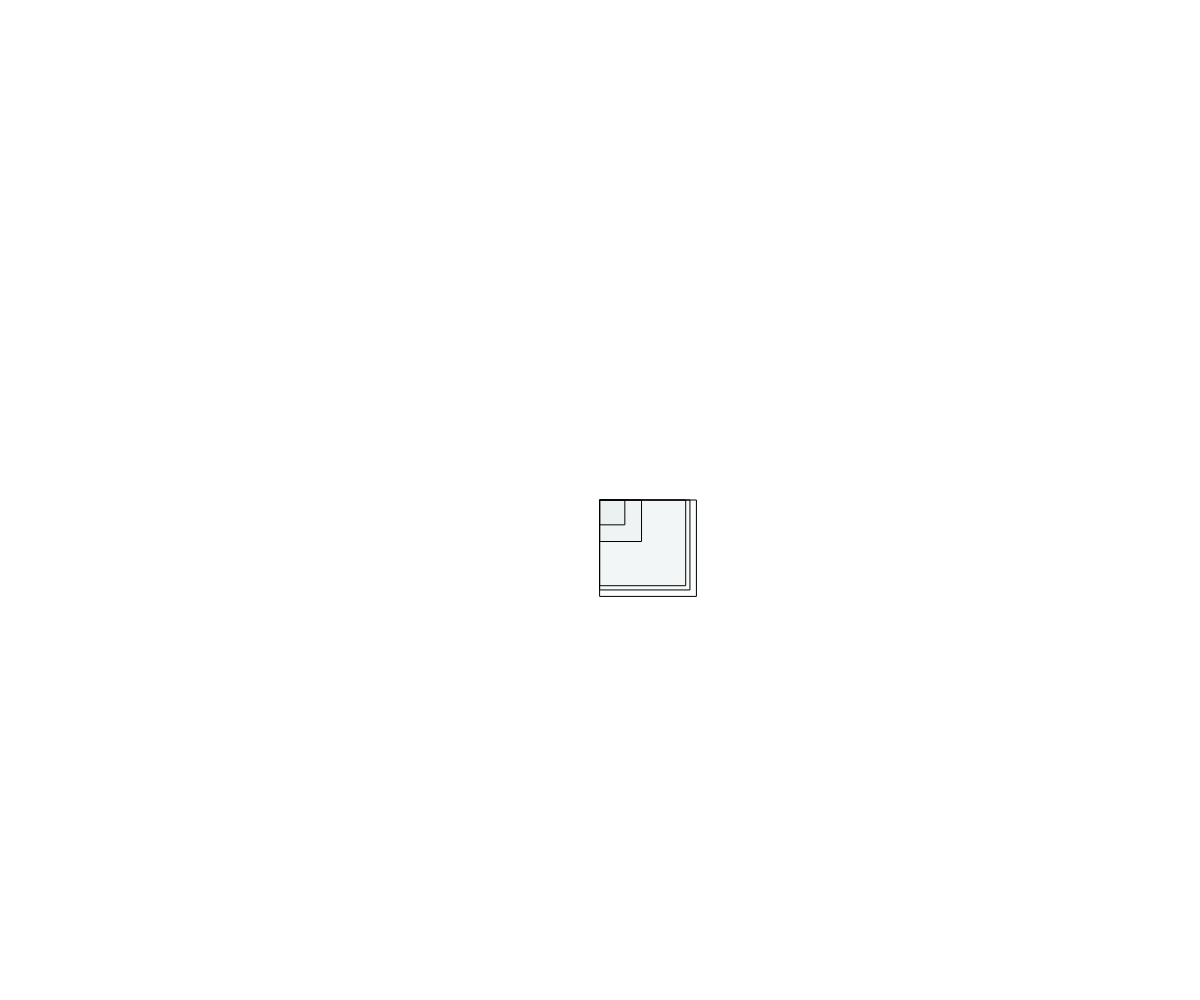
Frame 1 (no input)
Frame 60 (no input): identical to frame 1, image omitted
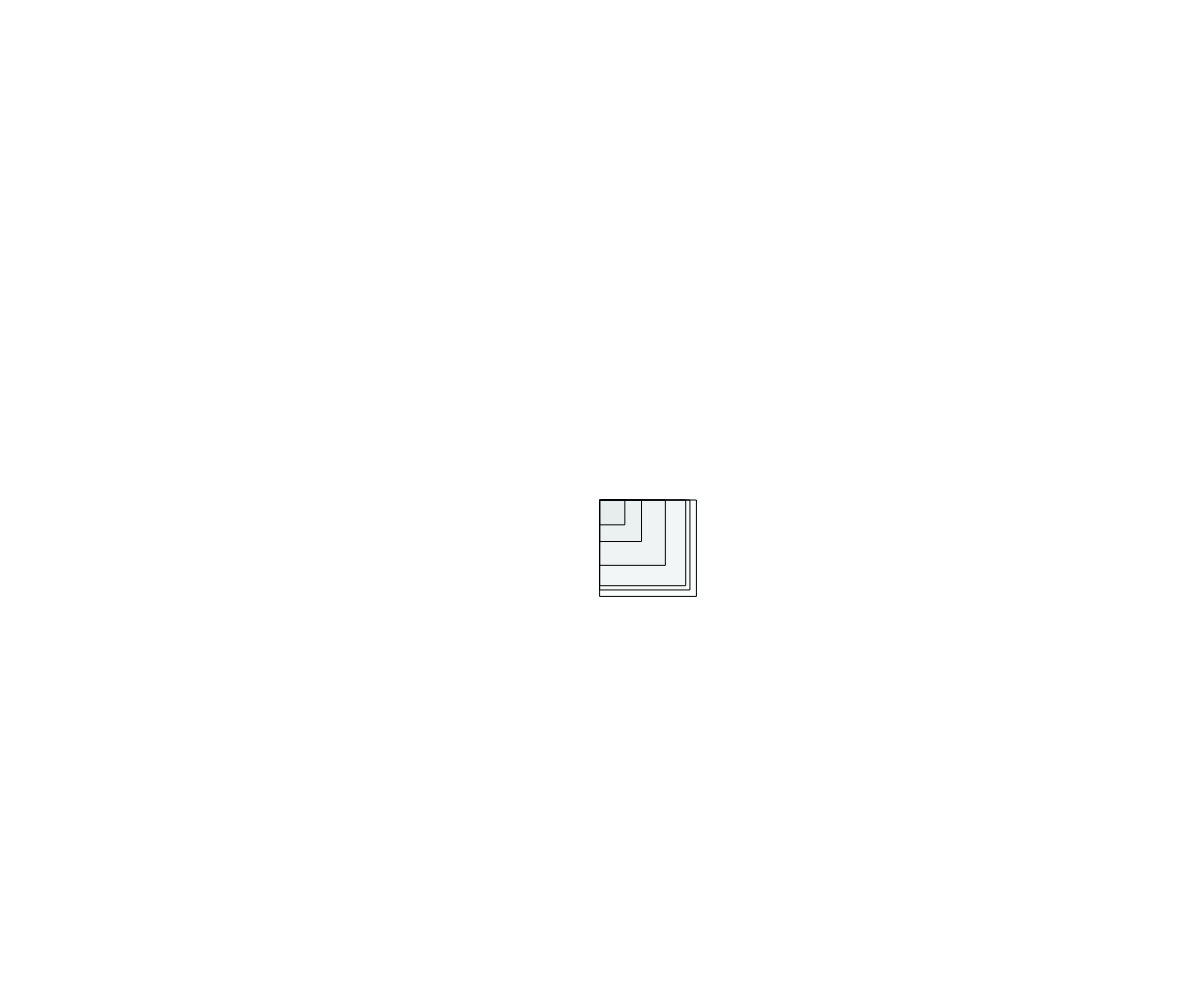
Frame 120 (the mouse pressed at the canvas centre since frame 60)

The p5.js sketch that drew these frames (run headless with seeded random() and noise() and a simulated clock; from frame 60 on, the mouse is pressed at the canvas centre):

// p5.js sketch
// ── sketch.js
var mySecondArray = [];

function setup() {
  createCanvas(windowWidth,windowHeight);
  
  for(var i=0; i<5; i++){
    mySecondArray.push(random(12));
  }
  print(mySecondArray);
}

function draw() {
  background(255);
 for(var i = 0; i < mySecondArray.length; i++){
   fill(0,100,100,4);
   rect(width/2, 
   height/2, 
   mySecondArray[i] * 10, 
   mySecondArray[i] * 10);
 }
}
function mousePressed(){
    mySecondArray.push(random(22));
    print(mySecondArray[mySecondArray.length-1]);
    print(mySecondArray.length);
}
